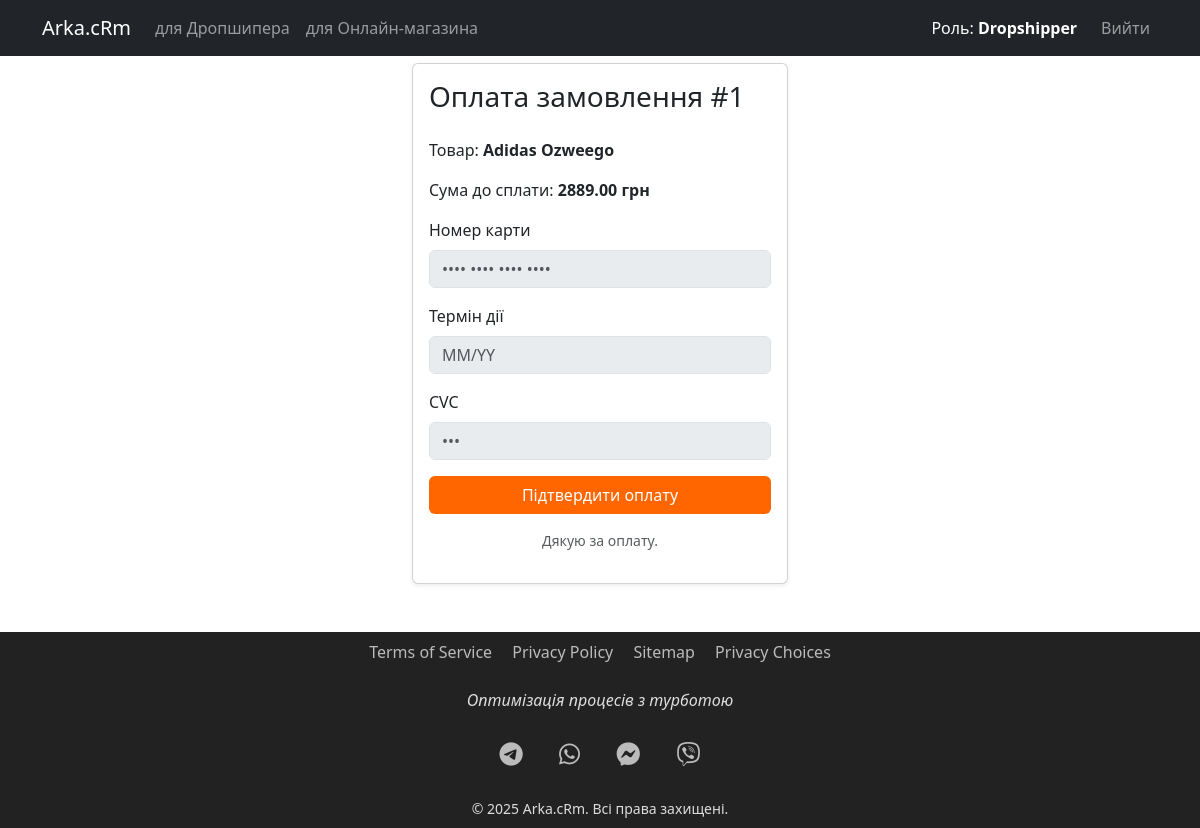
The app's page /pay/1 (signed in) with its own data.
### tables this page shows
CREATE TABLE "order" (
      id INTEGER PRIMARY KEY AUTOINCREMENT,
      product_id INTEGER NOT NULL,
      dropshipper_id INTEGER NOT NULL,
      quantity INTEGER DEFAULT 1,
      recipient_name TEXT NOT NULL,
      address TEXT NOT NULL,
      comment TEXT,
      status TEXT DEFAULT 'new',
      tracking_number TEXT,
      paid INTEGER DEFAULT 0,
      FOREIGN KEY(product_id) REFERENCES product(id),
      FOREIGN KEY(dropshipper_id) REFERENCES user(id)
    );

CREATE TABLE product (
      id INTEGER PRIMARY KEY AUTOINCREMENT,
      name TEXT NOT NULL,
      description TEXT,
      price REAL NOT NULL,
      stock INTEGER DEFAULT 0,
      status TEXT DEFAULT 'in_stock',
      published INTEGER DEFAULT 1,
      discount REAL DEFAULT 0.0,
      category_id INTEGER,
      supplier_id INTEGER NOT NULL,
      FOREIGN KEY(category_id) REFERENCES category(id),
      FOREIGN KEY(supplier_id) REFERENCES user(id)
    );

### app.py (the view)
@app.route('/pay/<int:oid>', methods=['GET','POST'])
@dropshipper_required
def pay_order(oid):
    db = get_db()
    drop_id = session['user_id']
    order = db.execute('''
      SELECT o.*, p.name, p.price, p.discount
      FROM "order" o
      JOIN product p ON o.product_id = p.id
      WHERE o.id = ? AND o.dropshipper_id = ?
    ''', (oid, drop_id)).fetchone()
    if not order:
        flash("Замовлення не знайдено", "danger")
        return redirect(url_for('dropshipper_orders'))
    if request.method == 'POST':
        db.execute('UPDATE "order" SET paid=1, status="paid" WHERE id=?', (oid,))
        db.commit()
        flash("Платіж успішний!", "success")
        return redirect(url_for('dropshipper_order_detail', oid=oid))
    return render_template('payment.html', order=order)

### app.py (called while the page is built)
def get_db():
    if 'db' not in g:
        g.db = sqlite3.connect(DATABASE)
        g.db.row_factory = sqlite3.Row
    return g.db

def dropshipper_required(f):
    @wraps(f)
    def wrapper(*args, **kwargs):
        if session.get('role') != 'Dropshipper':
            return redirect(url_for('login'))
        return f(*args, **kwargs)
    return wrapper

### templates/payment.html (shortened to what this page needs)
{% extends "base.html" %}
{% block content %}
<div class="container py-5" style="max-width: 400px;">
  <div class="card shadow-sm">
    <div class="card-body">
      <h3 class="card-title mb-4">Оплата замовлення #{{ order.id }}</h3>
      <p>Товар: <strong>{{ order.name }}</strong></p>
      <p>Сума до сплати: <strong>{{ '%.2f'|format((order.price-order.discount)*order.quantity) }} грн</strong></p>
      <form method="post">
        <div class="mb-3">
          <label class="form-label">Номер карти</label>
          <input type="text" class="form-control" placeholder="•••• •••• •••• ••••" disabled>
        </div>
        <div class="mb-3">
          <label class="form-label">Термін дії</label>
          <input type="text" class="form-control" placeholder="MM/YY" disabled>
        </div>
        <div class="mb-3">
          <label class="form-label">CVC</label>
          <input type="text" class="form-control" placeholder="•••" disabled>
        </div>
        <button type="submit" class="btn btn-register w-100">Підтвердити оплату</button>
      </form>
      <p class="text-center text-muted mt-3 small">Дякую за оплату.</p>
    </div>
  </div>
</div>
{% endblock %}

### templates/base.html (style rules this page uses)
html, body { height: 100%; }
body { display: flex; flex-direction: column; padding-top: 15px; }
:root { --brand-orange: #ff6600; }
.btn-register { background-color: var(--brand-orange); color: #fff; }

### records on screen
order: id "1"
product: name "Adidas Ozweego", (order.price-order.discount)*order.quantity "2889.00"

### other values on screen
{{ session.role }} "Dropshipper"
